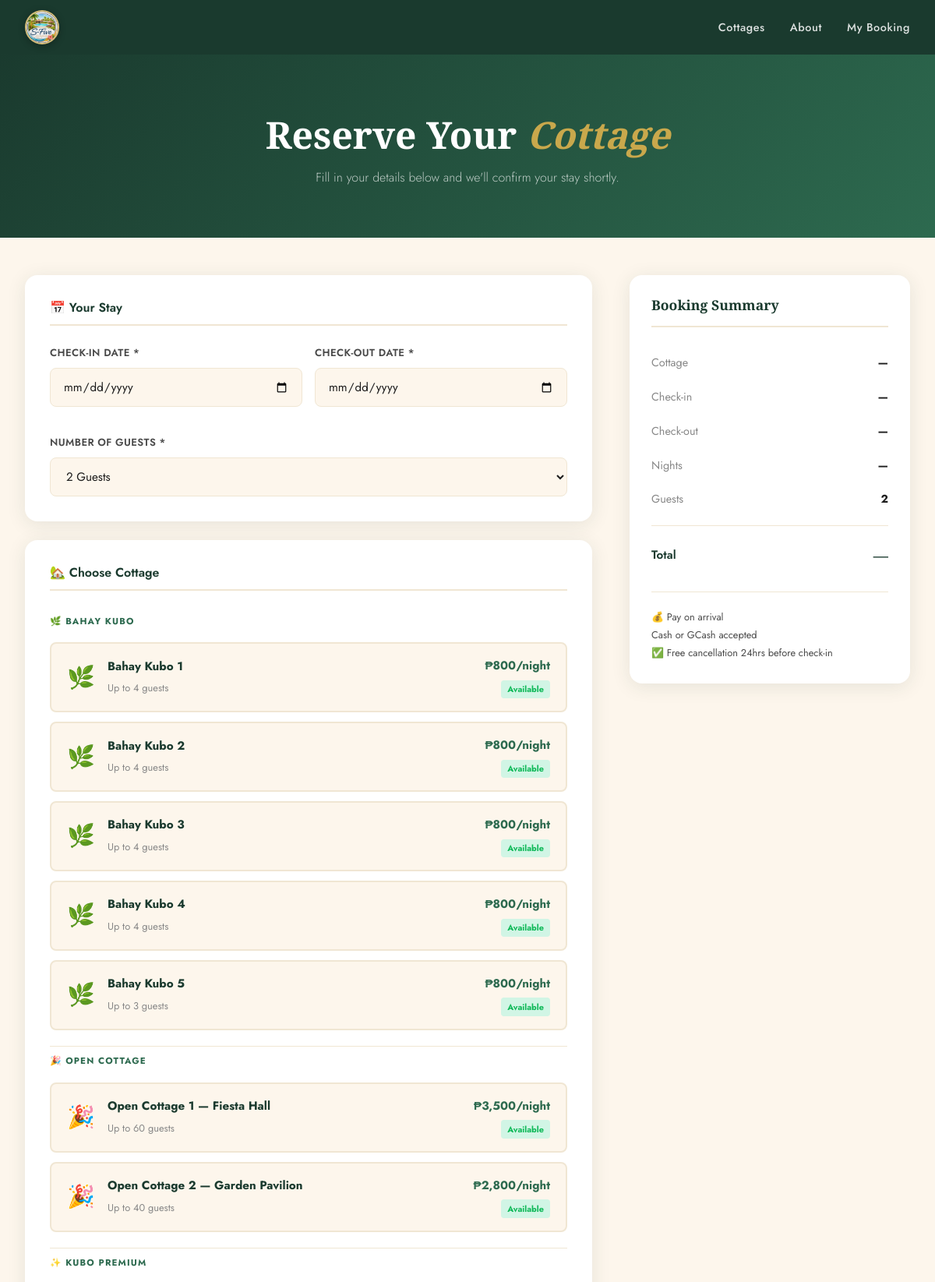
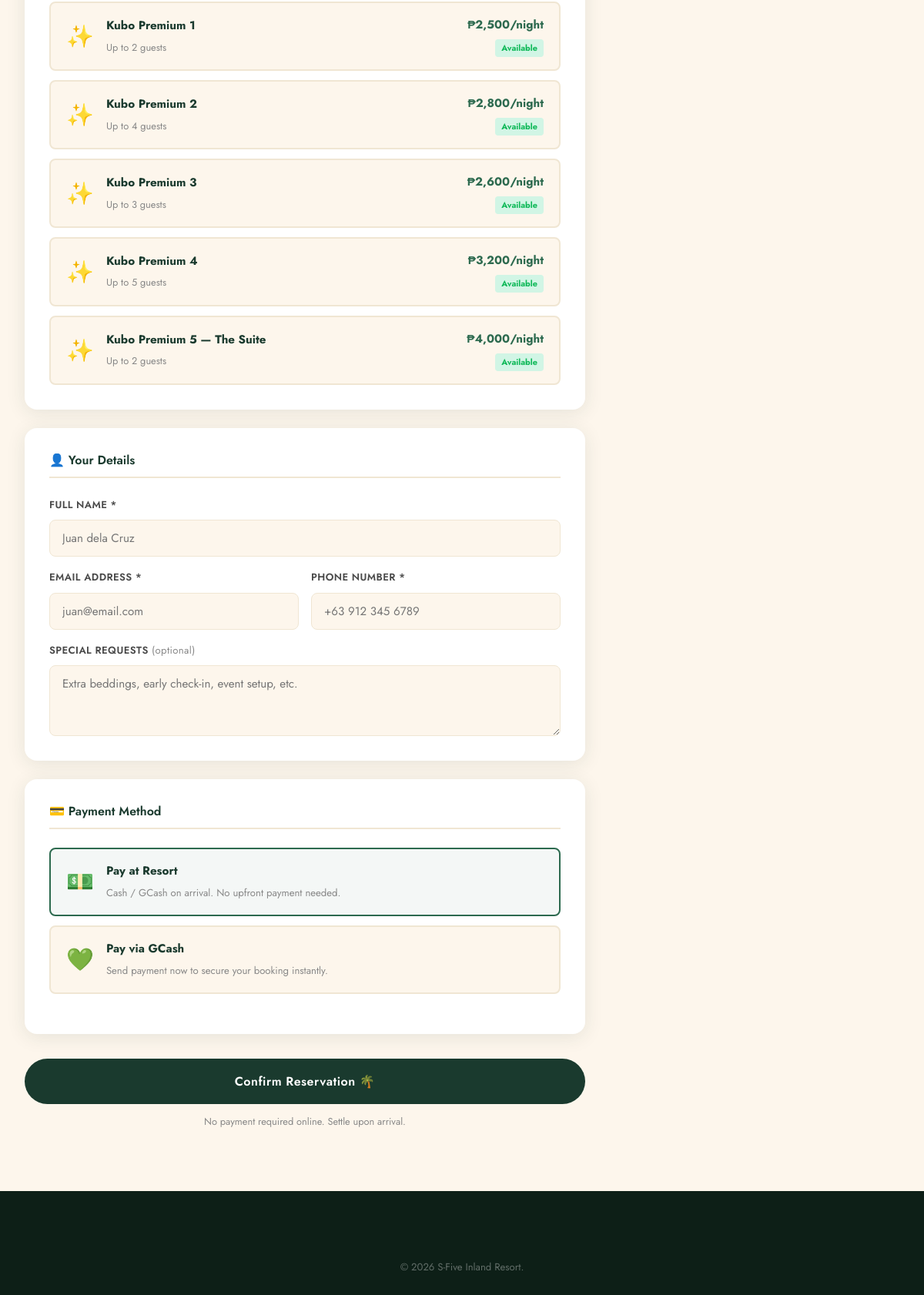
Screenshot of /booking.php with the database file from the repository (2 pictures, top to bottom).
### tables this page shows
CREATE TABLE cottages (
    id INT AUTO_INCREMENT PRIMARY KEY,
    name VARCHAR(100) NOT NULL,
    category ENUM('Bahay Kubo','Open Cottage','Kubo Premium') DEFAULT 'Bahay Kubo',
    description TEXT,
    price_per_night DECIMAL(10,2) NOT NULL,
    capacity INT NOT NULL,
    images TEXT DEFAULT NULL,        
    amenities TEXT,
    is_available TINYINT(1) DEFAULT 1,
    created_at TIMESTAMP DEFAULT CURRENT_TIMESTAMP
);

### booking.php (the view, shortened to what the rows shown need)
<?php
$db = getDB();
$success      = false;
$booking_result = null;
$check_in   = isset($_GET['check_in'])   ? clean($_GET['check_in'])   : '';
$check_out  = isset($_GET['check_out'])  ? clean($_GET['check_out'])  : '';
$cottage_id = isset($_GET['cottage_id']) ? (int)$_GET['cottage_id']   : 0;
function getCottagesWithStatus($db, $check_in, $check_out) {
    if ($check_in && $check_out) {
        $stmt = $db->prepare("
            SELECT c.*,
                (SELECT COUNT(*) FROM reservations r
                 WHERE r.cottage_id = c.id
                 AND r.status != 'Cancelled'
                 AND NOT (r.check_out <= ? OR r.check_in >= ?)) AS is_booked
            FROM cottages c
            WHERE c.is_available = 1
            ORDER BY FIELD(c.category,'Bahay Kubo','Open Cottage','Kubo Premium'), c.name
        ");
        $stmt->execute([$check_in, $check_out]);
    } else {
        $stmt = $db->query("
            SELECT c.*, 0 AS is_booked
            FROM cottages c
            WHERE c.is_available = 1
            ORDER BY FIELD(c.category,'Bahay Kubo','Open Cottage','Kubo Premium'), c.name
        ");
    }
    return $stmt->fetchAll();
}
$all_cottages = getCottagesWithStatus($db, $check_in, $check_out);
$grouped_cottages = [];
foreach ($all_cottages as $c) {
    $grouped_cottages[$c['category']][] = $c;
}
$cat_icons = ['Bahay Kubo'=>'🌿','Open Cottage'=>'🎉','Kubo Premium'=>'✨'];
?>
<!DOCTYPE html>
<html lang="en">
<head>
    <link rel="stylesheet" href="css/style.css">
</head>
<body>
<div class="booking-page">
    <div class="booking-hero">
        <h1>Reserve Your <em>Cottage</em></h1>
    </div>
    <div class="container">
    <?php if ($success && $booking_result): ?>
    <div class="success-card">
        <div class="success-icon"><?= $booking_result['payment_method']==='GCash' ? '💚' : '🎉' ?></div>
        <h2>Booking <?= $booking_result['payment_method']==='GCash' ? 'Submitted!' : 'Received!' ?></h2>
        <p>Thank you for choosing <strong>S-Five Inland Resort!</strong> 🌴</p>
        <?php if ($booking_result['payment_method'] === 'GCash'): ?>
        <div class="gcash-success-note">
            <div class="gcash-icon-big">💚</div>
            <?php if (!empty($booking_result['gcash_checkout_url'])): ?>
            <p><strong>Your GCash payment link is ready!</strong></p>
            <p>Click the button below to complete your payment via GCash. This page will automatically confirm once payment is received.</p>
            <a href="<?= htmlspecialchars($booking_result['gcash_checkout_url']) ?>"
               class="btn-gcash-pay" target="_blank" rel="noopener"
               onclick="startPaymentPolling()">
                💚 Pay via GCash Now
            </a>
            <div id="paymentStatusBox" style="margin-top:1.2rem;padding:0.85rem 1rem;border-radius:10px;background:#f0fdf6;border:1.5px solid #d1fae5;display:none;">
                <span id="paymentStatusIcon">⏳</span>
                <span id="paymentStatusText" style="font-size:0.9rem;color:#065f46;font-weight:600;margin-left:0.4rem;">Waiting for payment...</span>
            </div>
            <div id="paymentConfirmedBox" style="margin-top:1.2rem;padding:1rem;border-radius:10px;background:#d1fae5;border:2px solid #10b959;display:none;text-align:center;">
                <div style="font-size:2rem;">✅</div>
                <p style="font-weight:700;color:#065f46;margin:0.3rem 0;">Payment Confirmed!</p>
                <p style="font-size:0.85rem;color:#047857;">Your booking is now <strong>Confirmed</strong>. Thank you!</p>
            </div>
            <p style="margin-top:0.75rem;font-size:0.78rem;color:#888;">
                Booking code: <code><?= $booking_result['code'] ?></code>
            </p>
            <?php else: ?>
            <p><strong>Booking submitted!</strong> We'll send you the GCash payment link shortly.</p>
            <p>Your booking code: <code><?= $booking_result['code'] ?></code></p>
            <?php endif; ?>
        </div>
        <script>
        // Auto-poll PayMongo every 5 seconds after guest clicks Pay
        let pollInterval = null;
        let pollCount    = 0;
        const MAX_POLLS  = 72; // poll for up to 6 minutes
        function startPaymentPolling() {
            document.getElementById('paymentStatusBox').style.display = 'block';
            if (pollInterval) return; // already polling
            pollInterval = setInterval(checkPaymentStatus, 5000);
        }
        async function checkPaymentStatus() {
            pollCount++;
            if (pollCount > MAX_POLLS) {
                clearInterval(pollInterval);
                document.getElementById('paymentStatusText').textContent = 'Payment not detected yet. Check your booking code later.';
                document.getElementById('paymentStatusIcon').textContent = '⚠️';
                return;
            }
            try {
                const res  = await fetch('booking.php?action=poll_payment&code=<?= urlencode($booking_result['code']) ?>');
                const data = await res.json();
                if (data.paid) {
                    clearInterval(pollInterval);
                    document.getElementById('paymentStatusBox').style.display  = 'none';
                    document.getElementById('paymentConfirmedBox').style.display = 'block';
                } else {
                    document.getElementById('paymentStatusText').textContent =
                        'Waiting for payment... (check ' + pollCount + ')';
                }
            } catch(e) {
                // network hiccup — keep polling
            }
        }
        </script>
        <?php else: ?>
        <p>Your reservation is <span class="status-badge pending">Pending</span> — our team will confirm it shortly.</p>
        <?php endif; ?>
        <div class="booking-summary-box">
            <div class="summary-row"><span>Booking Code</span><strong><?= $booking_result['code'] ?></strong></div>
            <div class="summary-row"><span>Guest Name</span><strong><?= htmlspecialchars($booking_result['name']) ?></strong></div>
            <div class="summary-row"><span>Cottage</span><strong><?= htmlspecialchars($booking_result['cottage']) ?></strong></div>
            <div class="summary-row"><span>Check-in</span><strong><?= date('F d, Y', strtotime($booking_result['check_in'])) ?></strong></div>
            <div class="summary-row"><span>Check-out</span><strong><?= date('F d, Y', strtotime($booking_result['check_out'])) ?></strong></div>
            <div class="summary-row"><span>Duration</span><strong><?= $booking_result['nights'] ?> night(s)</strong></div>
            <div class="summary-row"><span>Payment</span><strong><?= $booking_result['payment_method'] ?></strong></div>
            <div class="summary-row total-row"><span>Total Amount</span><strong>₱<?= number_format($booking_result['total'], 2) ?></strong></div>
        </div>
        <p class="note-text">🧾 No email confirmation is sent — save or screenshot your <a href="receipt.php?code=<?= $booking_result['code'] ?>" target="_blank">receipt</a> as proof of this booking.</p>
        <?php if ($booking_result['payment_method'] === 'Pay at Resort'): ?>
        <p class="note-text">💰 Pay on arrival — Cash or GCash accepted</p>
        <?php endif; ?>
        <div class="success-actions">
            <a href="check_booking.php?code=<?= $booking_result['code'] ?>" class="btn-primary">Track Booking</a>
            <a href="receipt.php?code=<?= $booking_result['code'] ?>" class="btn-ghost" target="_blank">🧾 View Receipt</a>
            <a href="index.php" class="btn-ghost">Back to Home</a>
        </div>
    </div>
    <?php else: ?>
    <div class="booking-layout">
        <div class="booking-form-col">
            <form action="booking.php" method="POST" enctype="multipart/form-data" class="booking-form" id="bookingForm">
                <div class="form-section">
                    <div class="cottage-options" id="cottageOptions">
                        <?php foreach ($grouped_cottages as $cat => $cats_cottages): ?>
                        <div class="co-category-label"><?= $cat_icons[$cat] ?? '🏠' ?> <?= $cat ?></div>
                        <?php foreach ($cats_cottages as $c):
                            $isSelected = ($c['id'] == $cottage_id);
                            $isBooked   = (bool)$c['is_booked'];
                        ?>
                        <label class="cottage-option <?= $isSelected?'selected':'' ?> <?= $isBooked?'booked-option':'' ?>"
                               data-price="<?= $c['price_per_night'] ?>"
                               data-name="<?= htmlspecialchars($c['name']) ?>"
                               data-capacity="<?= $c['capacity'] ?>">
                            <div class="co-icon"><?= $cat_icons[$cat] ?? '🏠' ?></div>
                            <div class="co-info">
                                <strong><?= htmlspecialchars($c['name']) ?></strong>
                                <span>Up to <?= $c['capacity'] ?> guests</span>
                            </div>
                            <div class="co-right">
                                <div class="co-price">₱<?= number_format($c['price_per_night'],0) ?>/night</div>
                                <?php if ($isBooked): ?>
                                <span class="co-unavail-tag">Unavailable</span>
                                <?php else: ?>
                                <span class="co-avail-tag">Available</span>
                                <?php endif; ?>
                            </div>
                        </label>
                        <?php endforeach; ?>
                        <?php endforeach; ?>
                    </div>
                </div>
            </form>
        </div>
    </div>
    <?php endif; ?>
    </div>
</div>
</body>
</html>

### rows the page displays
cottages: cat "🌿", name "Bahay Kubo 1", capacity "4", price_per_night "800"
cottages: cat "🌿", name "Bahay Kubo 2", capacity "4", price_per_night "800"
cottages: cat "🌿", name "Bahay Kubo 3", capacity "4", price_per_night "800"
cottages: cat "🌿", name "Bahay Kubo 4", capacity "4", price_per_night "800"
cottages: cat "🌿", name "Bahay Kubo 5", capacity "3", price_per_night "800"
cottages: cat "🎉", name "Open Cottage 1 — Fiesta Hall", capacity "60", price_per_night "3,500"
cottages: cat "🎉", name "Open Cottage 2 — Garden Pavilion", capacity "40", price_per_night "2,800"
cottages: cat "✨", name "Kubo Premium 1", capacity "2", price_per_night "2,500"
cottages: cat "✨", name "Kubo Premium 2", capacity "4", price_per_night "2,800"
cottages: cat "✨", name "Kubo Premium 3", capacity "3", price_per_night "2,600"
cottages: cat "✨", name "Kubo Premium 4", capacity "5", price_per_night "3,200"
cottages: cat "✨", name "Kubo Premium 5 — The Suite", capacity "2", price_per_night "4,000"

### other values shown
$cat_icons[$cat] "🌿"
$cat "BAHAY KUBO"
$cat_icons[$cat] "🎉"
$cat "OPEN COTTAGE"
$cat_icons[$cat] "✨"
$cat "KUBO PREMIUM"
$nights?:'—' "—"
$guests "2"
form field num_guests "2 Guests"
